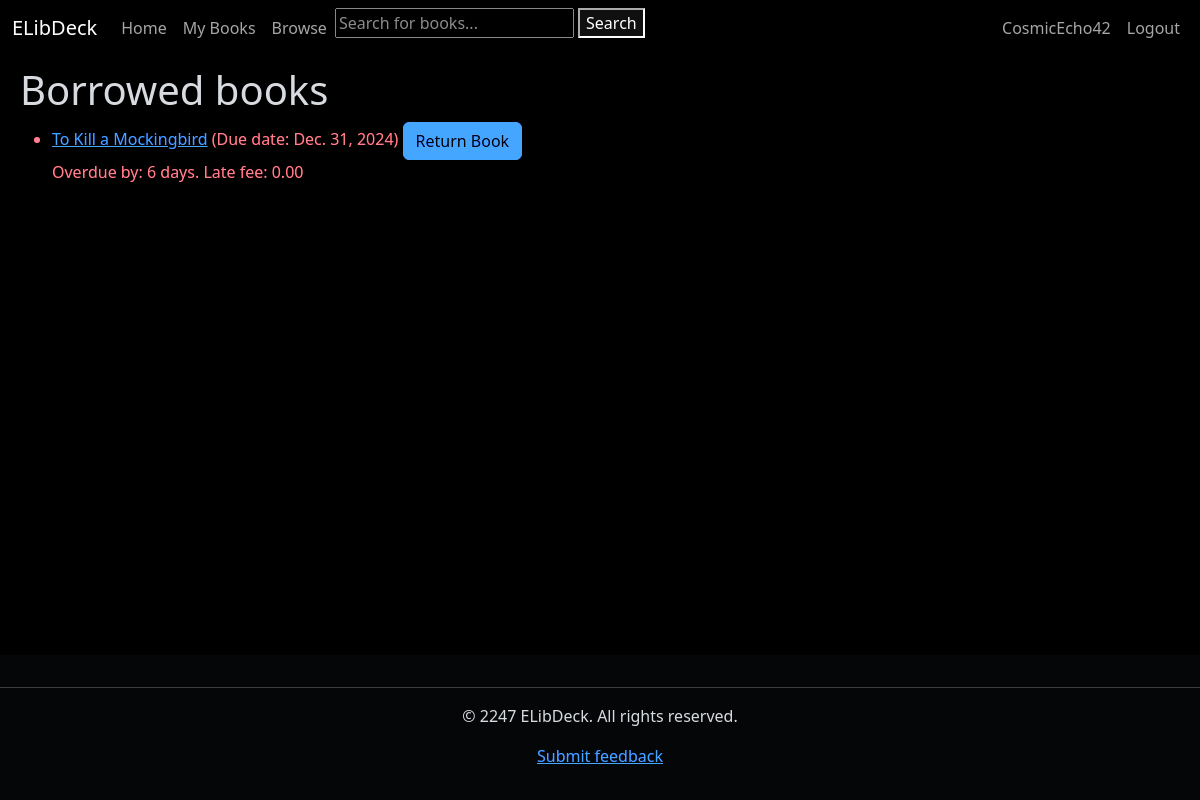
The app's page /profile/books (signed in), older data.
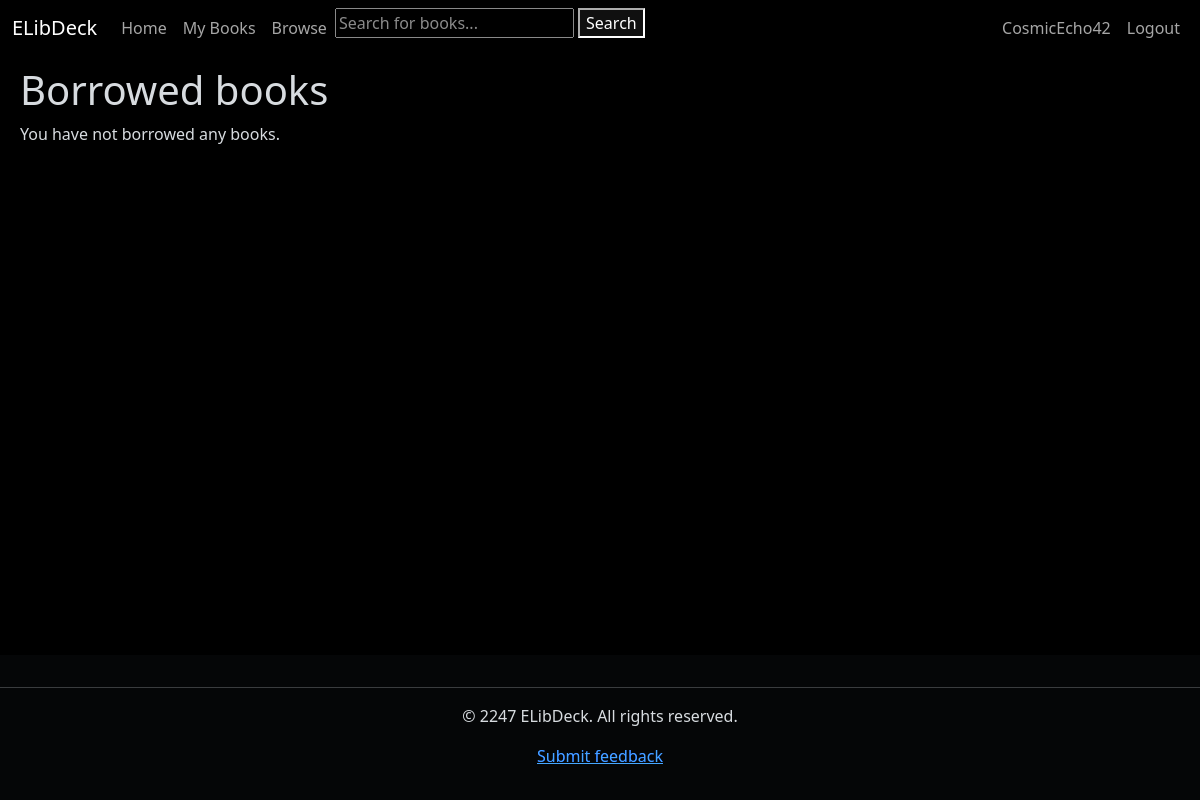
The same page, newer data.
### books_catalog/models.py (models this page shows, shortened)
class BookInstance(models.Model):
    id = models.UUIDField(primary_key=True, default=uuid.uuid4,
                          help_text="Unique ID for this particular book across whole library")
    book = models.ForeignKey('Book', on_delete=models.RESTRICT, null=True)
    imprint = models.CharField(max_length=200, blank=True, null=True)
    due_date = models.DateField(null=True, blank=True)
    borrower = models.ForeignKey(settings.AUTH_USER_MODEL, on_delete=models.SET_NULL, null=True, blank=True)
    LOAN_STATUS = (
        ('o', 'On loan'),
        ('a', 'Available'),
        ('r', 'Reserved'),
    )
    total_late_fee = models.DecimalField(max_digits=5, decimal_places=2, default=0.00)
    status = models.CharField(
        max_length=1,
        choices=LOAN_STATUS,
        blank=True,
        default='m',
        help_text='Book availability',
    )
    class Meta:
        ordering = ['due_date']
        permissions = (("can_mark_returned", "Set book as returned"),)
    @property
    def is_overdue(self):
        return bool(self.due_date and date.today() > self.due_date)
    @property
    def overdue_by(self):
        if self.is_overdue and self.status == 'o':
            return (date.today() - self.due_date).days
        return 0

class Book(models.Model):
    title = models.CharField(max_length=255, blank=True, null=True, help_text='Title of book')
    author = models.ForeignKey('Author', on_delete=models.RESTRICT, null=True)
    summary = models.TextField(max_length=1000, help_text="Enter a brief description of the book.", blank=True,
                               null=True)
    isbn = models.CharField('ISBN', max_length=13, unique=True, help_text='13 character ISBN', blank=True, null=True)
    genre = models.ManyToManyField(Genre, help_text='Select a genre for this book.')
    cover_image = models.ImageField(upload_to='covers', blank=True, null=True)
    publication_date = models.IntegerField(blank=True, null=True, help_text='Date of publication')
    borrowers = models.ManyToManyField(settings.AUTH_USER_MODEL, blank=True, related_name="borrowed_books")
    class Meta:
        ordering = ['title', '-publication_date']

### books_catalog/views.py (the view)
# urls.py: path('profile/books', views.LoanedToUserListView.as_view(), name='profile-books'),
class LoanedToUserListView(LoginRequiredMixin, generic.ListView):
    model = BookInstance
    template_name = 'books_catalog/bookinstance_borrowed_user.html'
    context_object_name = 'bookinstance_list'
    paginate_by = 10
    def get_queryset(self):
        return (
            BookInstance.objects.filter(borrower=self.request.user)
            .filter(status__exact='o')
            .order_by('due_date')
        )

### books_catalog/templates/books_catalog/bookinstance_borrowed_user.html
{% extends "generic.html" %}
{% block content %}
    <h1>Borrowed books</h1>
    {% if bookinstance_list %}
        <ul>
            {% for bookinst in bookinstance_list %}
                <li class="{% if bookinst.is_overdue %}text-danger{% endif %}">
                    <a href="{% url 'books_catalog:book-detail' bookinst.book.pk %}">{{ bookinst.book.title }}</a>
                    (Due date: {{ bookinst.due_date }})
                    <a href="{% url 'books_catalog:return-book' bookinst.id %}" class="btn btn-primary">Return
                        Book</a>
                    <p>
                    {% if bookinst.is_overdue %}
                        Overdue by: {{ bookinst.overdue_by }} days. Late fee: {{ bookinst.total_late_fee }}
                    {% endif %}
                    </p>
                </li>
            {% endfor %}
        </ul>
    {% else %}
        <p>You have not borrowed any books.</p>
    {% endif %}
{% endblock %}

Row changes from the older to the newer data that the page shows:
no longer on this page (row edited): BookInstance: book "To Kill a Mockingbird", due_date "Dec. 31, 2024", overdue_by "6", total_late_fee "0.00"
Text that changed along with them:
text now shown: "You have not borrowed any books."
